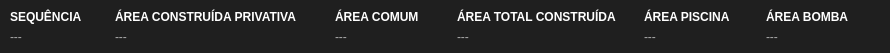
   <widget class="QWidget" name="widgetDadosEdificacao_1" native="true">
    <property name="geometry">
     <rect>
      <x>0</x>
      <y>20</y>
      <width>890</width>
      <height>53</height>
     </rect>
    </property>
    <property name="styleSheet">
     <string notr="true">background-color: #1f1f1f;
border-radius: 4px;</string>
    </property>
    <widget class="QWidget" name="horizontalLayoutWidget_17">
     <property name="geometry">
      <rect>
       <x>10</x>
       <y>6</y>
       <width>871</width>
       <height>41</height>
      </rect>
     </property>
     <layout class="QHBoxLayout" name="horizontalLayout_17" stretch="60,130,70,110,70,70">
      <item>
       <layout class="QVBoxLayout" name="verticalLayout_71">
        <property name="spacing">
         <number>0</number>
        </property>
        <item>
         <widget class="QLabel" name="label_6">
          <property name="sizePolicy">
           <sizepolicy hsizetype="Expanding" vsizetype="Preferred">
            <horstretch>0</horstretch>
            <verstretch>0</verstretch>
           </sizepolicy>
          </property>
          <property name="maximumSize">
           <size>
            <width>16777215</width>
            <height>16777215</height>
           </size>
          </property>
          <property name="styleSheet">
           <string notr="true">font-weight: bold;
color: white;</string>
          </property>
          <property name="text">
           <string>SEQUÊNCIA</string>
          </property>
         </widget>
        </item>
        <item>
         <widget class="QLabel" name="labelSequenciaFalta">
          <property name="sizePolicy">
           <sizepolicy hsizetype="Expanding" vsizetype="Preferred">
            <horstretch>0</horstretch>
            <verstretch>0</verstretch>
           </sizepolicy>
          </property>
          <property name="maximumSize">
           <size>
            <width>16777215</width>
            <height>16777215</height>
           </size>
          </property>
          <property name="styleSheet">
           <string notr="true">color: #aaa;</string>
          </property>
          <property name="text">
           <string>---</string>
          </property>
         </widget>
        </item>
       </layout>
      </item>
      <item>
       <layout class="QVBoxLayout" name="verticalLayout_72">
        <property name="spacing">
         <number>0</number>
        </property>
        <item>
         <widget class="QLabel" name="label_7">
          <property name="sizePolicy">
           <sizepolicy hsizetype="Expanding" vsizetype="Preferred">
            <horstretch>0</horstretch>
            <verstretch>0</verstretch>
           </sizepolicy>
          </property>
          <property name="maximumSize">
           <size>
            <width>16777215</width>
            <height>16777215</height>
           </size>
          </property>
          <property name="styleSheet">
           <string notr="true">font-weight: bold;
color: white;</string>
          </property>
          <property name="text">
           <string>ÁREA CONSTRUÍDA PRIVATIVA</string>
          </property>
         </widget>
        </item>
        <item>
         <widget class="QLabel" name="labelUnidadeAvaliacaoAreaPrivativaConstruida">
          <property name="sizePolicy">
           <sizepolicy hsizetype="Expanding" vsizetype="Preferred">
            <horstretch>0</horstretch>
            <verstretch>0</verstretch>
           </sizepolicy>
          </property>
          <property name="maximumSize">
           <size>
            <width>16777215</width>
            <height>16777215</height>
           </size>
          </property>
          <property name="styleSheet">
           <string notr="true">color: #aaa;</string>
          </property>
          <property name="text">
           <string>---</string>
          </property>
         </widget>
        </item>
       </layout>
      </item>
      <item>
       <layout class="QVBoxLayout" name="verticalLayout_73">
        <property name="spacing">
         <number>0</number>
        </property>
        <item>
         <widget class="QLabel" name="label_8">
          <property name="sizePolicy">
           <sizepolicy hsizetype="Expanding" vsizetype="Preferred">
            <horstretch>0</horstretch>
            <verstretch>0</verstretch>
           </sizepolicy>
          </property>
          <property name="maximumSize">
           <size>
            <width>16777215</width>
            <height>16777215</height>
           </size>
          </property>
          <property name="styleSheet">
           <string notr="true">font-weight: bold;
color: white;</string>
          </property>
          <property name="text">
           <string>ÁREA COMUM</string>
          </property>
         </widget>
        </item>
        <item>
         <widget class="QLabel" name="labelUnidadeAvaliacaoAreaComumConstruida">
          <property name="sizePolicy">
           <sizepolicy hsizetype="Expanding" vsizetype="Preferred">
            <horstretch>0</horstretch>
            <verstretch>0</verstretch>
           </sizepolicy>
          </property>
          <property name="maximumSize">
           <size>
            <width>16777215</width>
            <height>16777215</height>
           </size>
          </property>
          <property name="styleSheet">
           <string notr="true">color: #aaa;</string>
          </property>
          <property name="text">
           <string>---</string>
          </property>
         </widget>
        </item>
       </layout>
      </item>
      <item>
       <layout class="QVBoxLayout" name="verticalLayout_74">
        <property name="spacing">
         <number>0</number>
        </property>
        <item>
         <widget class="QLabel" name="label_9">
          <property name="sizePolicy">
           <sizepolicy hsizetype="Expanding" vsizetype="Preferred">
            <horstretch>0</horstretch>
            <verstretch>0</verstretch>
           </sizepolicy>
          </property>
          <property name="maximumSize">
           <size>
            <width>16777215</width>
            <height>16777215</height>
           </size>
          </property>
          <property name="styleSheet">
           <string notr="true">font-weight: bold;
color: white;</string>
          </property>
          <property name="text">
           <string>ÁREA TOTAL CONSTRUÍDA</string>
          </property>
         </widget>
        </item>
        <item>
         <widget class="QLabel" name="labelLoteAreaTotalConstruida">
          <property name="sizePolicy">
           <sizepolicy hsizetype="Expanding" vsizetype="Preferred">
            <horstretch>0</horstretch>
            <verstretch>0</verstretch>
           </sizepolicy>
          </property>
          <property name="maximumSize">
           <size>
            <width>16777215</width>
            <height>16777215</height>
           </size>
          </property>
          <property name="styleSheet">
           <string notr="true">color: #aaa;</string>
          </property>
          <property name="text">
           <string>---</string>
          </property>
         </widget>
        </item>
       </layout>
      </item>
      <item>
       <layout class="QVBoxLayout" name="verticalLayout_75">
        <property name="spacing">
         <number>0</number>
        </property>
        <item>
         <widget class="QLabel" name="label_10">
          <property name="sizePolicy">
           <sizepolicy hsizetype="Expanding" vsizetype="Preferred">
            <horstretch>0</horstretch>
            <verstretch>0</verstretch>
           </sizepolicy>
          </property>
          <property name="maximumSize">
           <size>
            <width>16777215</width>
            <height>16777215</height>
           </size>
          </property>
          <property name="styleSheet">
           <string notr="true">font-weight: bold;
color: white;</string>
          </property>
          <property name="text">
           <string>ÁREA PISCINA</string>
          </property>
         </widget>
        </item>
        <item>
         <widget class="QLabel" name="labelUnidadeAvaliacaoAreaPiscina">
          <property name="sizePolicy">
           <sizepolicy hsizetype="Expanding" vsizetype="Preferred">
            <horstretch>0</horstretch>
            <verstretch>0</verstretch>
           </sizepolicy>
          </property>
          <property name="maximumSize">
           <size>
            <width>16777215</width>
            <height>16777215</height>
           </size>
          </property>
          <property name="styleSheet">
           <string notr="true">color: #aaa;</string>
          </property>
          <property name="text">
           <string>---</string>
          </property>
         </widget>
        </item>
       </layout>
      </item>
      <item>
       <layout class="QVBoxLayout" name="verticalLayout_76">
        <property name="spacing">
         <number>0</number>
        </property>
        <item>
         <widget class="QLabel" name="label_12">
          <property name="sizePolicy">
           <sizepolicy hsizetype="Expanding" vsizetype="Preferred">
            <horstretch>0</horstretch>
            <verstretch>0</verstretch>
           </sizepolicy>
          </property>
          <property name="maximumSize">
           <size>
            <width>16777215</width>
            <height>16777215</height>
           </size>
          </property>
          <property name="styleSheet">
           <string notr="true">font-weight: bold;
color: white;</string>
          </property>
          <property name="text">
           <string>ÁREA BOMBA</string>
          </property>
         </widget>
        </item>
        <item>
         <widget class="QLabel" name="labelUnidadeAvaliacaoAreaCobertaBomba">
          <property name="sizePolicy">
           <sizepolicy hsizetype="Expanding" vsizetype="Preferred">
            <horstretch>0</horstretch>
            <verstretch>0</verstretch>
           </sizepolicy>
          </property>
          <property name="maximumSize">
           <size>
            <width>16777215</width>
            <height>16777215</height>
           </size>
          </property>
          <property name="styleSheet">
           <string notr="true">color: #aaa;</string>
          </property>
          <property name="text">
           <string>---</string>
          </property>
         </widget>
        </item>
       </layout>
      </item>
     </layout>
    </widget>
   </widget>
